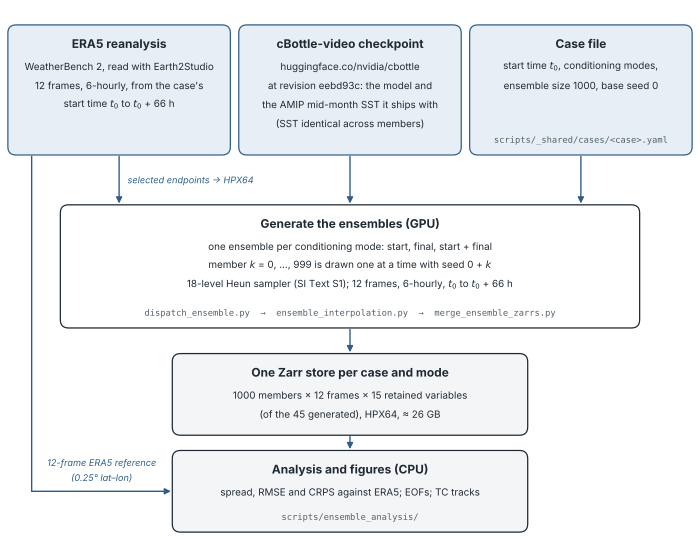

This chart was generated by the following Python code:
"""DRAFT flowchart: how the Extremes on Rewind ensembles are regenerated.

Every label is checked against the paper (SI Text S1, main text Section 2 and
Data and Code Availability) and the code (case YAMLs, dispatch_ensemble.py,
ensemble_interpolation.py, cbottle_video.py). Scope: the three main case studies; the
stress tests (SI Figures S12-S14), the archive DOI and the reproducibility note belong in
the caption. Not yet referenced by main.tex or si.tex.

    python ensemble_recipe_flowchart.py   ->  ensemble_recipe_flowchart.pdf / .png beside this file
"""

from pathlib import Path

import matplotlib

matplotlib.use("Agg")
import matplotlib.pyplot as plt  # noqa: E402
from matplotlib.patches import FancyArrowPatch, FancyBboxPatch  # noqa: E402

INK = "#1f2933"
MUTED = "#52606d"
ACCENT = "#2f5d8a"
INPUT_FILL = "#e8eef5"
STEP_FILL = "#ffffff"
OUT_FILL = "#f3f5f7"

fig = plt.figure(figsize=(7.0, 5.4))
ax = fig.add_axes([0, 0, 1, 1])
ax.set_xlim(0, 100)
ax.set_ylim(0, 78)
ax.axis("off")


def box(x, y, w, h, title, lines, code=None, fill=STEP_FILL, edge=INK):
    """A rounded box: bold title, body lines, optional script names in grey monospace."""
    ax.add_patch(FancyBboxPatch((x, y), w, h, boxstyle="round,pad=0.4,rounding_size=1.2",
                                fc=fill, ec=edge, lw=0.9))
    cx, top = x + w / 2, y + h - 2.3
    ax.text(cx, top, title, ha="center", va="center", fontsize=8.6, weight="bold", color=INK)
    for i, line in enumerate(lines):
        ax.text(cx, top - 3.3 - 2.75 * i, line, ha="center", va="center", fontsize=7.1, color=INK)
    if code:
        ax.text(cx, y + 1.7, code, ha="center", va="center", fontsize=6.3,
                family="monospace", color=MUTED)


def arrow(p, q, label=None, style="arc3", lpos=None):
    ax.add_patch(FancyArrowPatch(p, q, arrowstyle="-|>", mutation_scale=9, lw=1.0,
                                 color=ACCENT, connectionstyle=style, shrinkA=0, shrinkB=0))
    if label:
        ax.text(*lpos, label, fontsize=6.6, color=ACCENT, style="italic", ha="center", va="center")


# Row 1: the three inputs, all public and pinned.
y1, h1, w1 = 56, 18, 31
box(1.5, y1, w1, h1, "ERA5 reanalysis",
    ["WeatherBench 2, read with Earth2Studio",
     "12 frames, 6-hourly, from the case's",
     "start time $t_0$ to $t_0$ + 66 h"],
    fill=INPUT_FILL, edge=ACCENT)
box(34.5, y1, w1, h1, "cBottle-video checkpoint",
    ["huggingface.co/nvidia/cbottle",
     "at revision eebd93c: the model and",
     "the AMIP mid-month SST it ships with",
     "(SST identical across members)"],
    fill=INPUT_FILL, edge=ACCENT)
box(67.5, y1, w1, h1, "Case file",
    ["start time $t_0$, conditioning modes,",
     "ensemble size 1000, base seed 0"],
    code="scripts/_shared/cases/<case>.yaml", fill=INPUT_FILL, edge=ACCENT)

# Row 2: generation (GPU).
y2, h2 = 31, 17
box(9, y2, 82, h2, "Generate the ensembles (GPU)",
    ["one ensemble per conditioning mode: start, final, start + final",
     "member $k$ = 0, …, 999 is drawn one at a time with seed 0 + $k$",
     "18-level Heun sampler (SI Text S1); 12 frames, 6-hourly, $t_0$ to $t_0$ + 66 h"],
    code="dispatch_ensemble.py  →  ensemble_interpolation.py  →  merge_ensemble_zarrs.py")
for cx in (17, 50, 83):
    arrow((cx, y1 - 0.6), (cx, y2 + h2 + 0.6))
ax.text(18.2, (y1 + y2 + h2) / 2, "selected endpoints \u2192 HPX64", fontsize=6.6, color=ACCENT,
        style="italic", ha="left", va="center")

# Row 3: the ensemble itself.
y3, h3 = 15.5, 11
box(25, y3, 50, h3, "One Zarr store per case and mode",
    ["1000 members × 12 frames × 15 retained variables",
     "(of the 45 generated), HPX64, ≈ 26 GB"], fill=OUT_FILL)
arrow((50, y2 - 0.6), (50, y3 + h3 + 0.6))

# Row 4: analysis (CPU).
y4, h4 = 1.5, 11
box(25, y4, 50, h4, "Analysis and figures (CPU)",
    ["spread, RMSE and CRPS against ERA5; EOFs; TC tracks"], code="scripts/ensemble_analysis/",
    fill=OUT_FILL)
arrow((50, y3 - 0.6), (50, y4 + h4 + 0.6))

# ERA5's second use: the full window, kept on its own 0.25-degree grid, verifies the ensembles.
ax.plot([4.5, 4.5], [y1 - 0.6, y4 + h4 / 2], color=ACCENT, lw=1.0)
arrow((4.5, y4 + h4 / 2), (24.4, y4 + h4 / 2))
ax.text(14.5, y4 + h4 / 2 + 0.9, "12-frame ERA5 reference\n(0.25\u00b0 lat\u2013lon)", fontsize=6.6,
        color=ACCENT, style="italic", ha="center", va="bottom", linespacing=1.3)


# No creation date in the PDF, so re-running the script reproduces the file byte for byte.
out = Path(__file__).with_suffix("")
fig.savefig(out.with_suffix(".pdf"), metadata={"CreationDate": None})
fig.savefig(out.with_suffix(".png"), dpi=300)
print(f"wrote {out}.pdf / .png")
